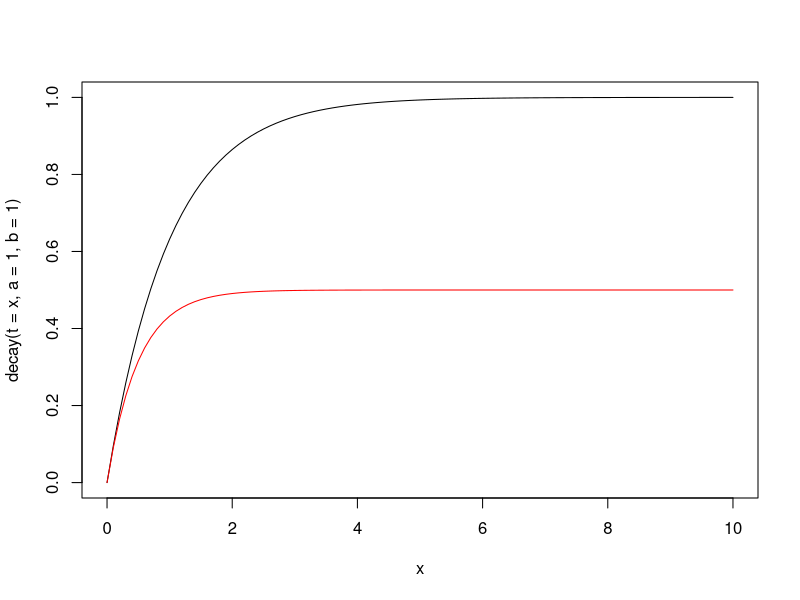

The R source for this figure:
# ratio of distances travelled (exponential of integral towards zero)

decay <- function(t,a,b){
  a * (1 - exp(-b*t))
}

curve(decay(t=x,a=1,b=1),xlim=c(0,10))
curve(decay(t=x,a=0.5,b=2),col="red",add=T)

# => similar under blue noise, but shallower DD fluctuates more under red noise
# no simple function for difference / ratio between these